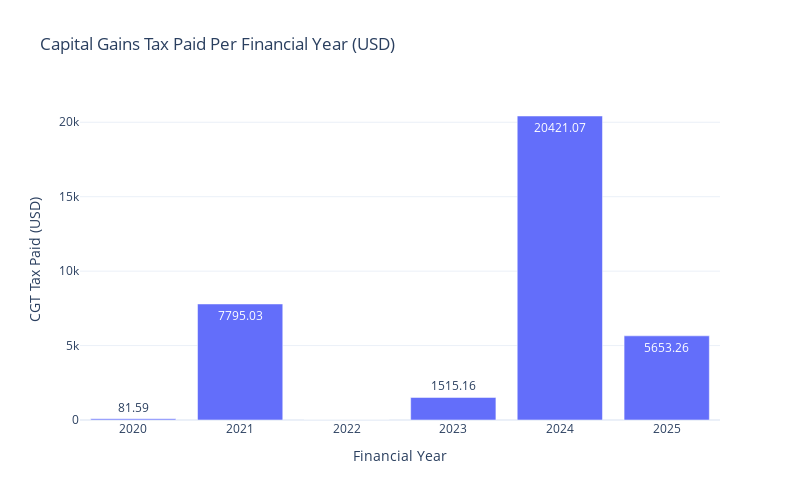

The notebook cell this image was saved under:
### Code cell
import plotly.express as px

# Get the tax details from the dictionary
tax_details = details["taxed"]["tax_details"]

# Create a bar chart of CGT tax paid in USD
fig = px.bar(
    x=index,
    y=tax_details.loc["cgt_tax_paid_(usd)"].values,
    labels={"x": "Financial Year", "y": "CGT Tax Paid (USD)"},
    title="Capital Gains Tax Paid Per Financial Year (USD)",
    text_auto='.2f'
)

# Improve layout
fig.update_layout(
    xaxis_title="Financial Year",
    yaxis_title="CGT Tax Paid (USD)",
    template="plotly_white",
    width=800,
    height=500
)

# Display the figure
fig.show()

### Figure 1 — Plotly figure (JSON) as saved in the notebook; plotly's stock layout.template omitted (floating-point values rounded to 4 significant figures)
{"data": [{"alignmentgroup": "True", "hovertemplate": "Financial Year=%{x}<br>CGT Tax Paid (USD)=%{y}<extra></extra>", "legendgroup": "", "marker": {"color": "#636efa", "pattern": {"shape": ""}}, "name": "", "offsetgroup": "", "orientation": "v", "showlegend": false, "textposition": "auto", "texttemplate": "%{y:.2f}", "type": "bar", "x": ["2020-01-01T00:00:00", "2021-01-01T00:00:00", "2022-01-01T00:00:00", "2023-01-01T00:00:00", "2024-01-01T00:00:00", "2025-01-01T00:00:00"], "xaxis": "x", "y": [81.59, 7795.0, 0, 1515.0, 20420.0, 5653.0], "yaxis": "y"}], "layout": {"barmode": "relative", "height": 500, "legend": {"tracegroupgap": 0}, "title": {"text": "Capital Gains Tax Paid Per Financial Year (USD)"}, "width": 800, "xaxis": {"anchor": "y", "domain": [0, 1], "title": {"text": "Financial Year"}}, "yaxis": {"anchor": "x", "domain": [0, 1], "title": {"text": "CGT Tax Paid (USD)"}}}}
